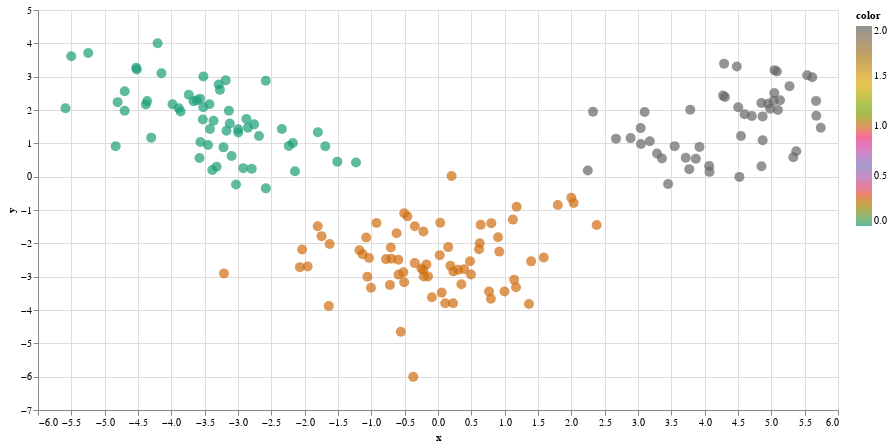

The notebook cell this image was saved under:
### Code cell
projector = LinearDiscriminantAnalysis(n_components=2)
wine_points = projector.fit_transform(wine_X,wine_y)
interactiveDraw(wine_points[:,0],wine_points[:,1],wine_y,wine_y)

### Figure 1 — Vega-Lite specification as saved in the notebook (floating-point values rounded to 4 significant figures; data arrays with more than 128 entries replaced by an {"elided": "..."} marker saying what was removed)
{"config": {"view": {"continuousWidth": 300, "continuousHeight": 300}}, "data": {"name": "data-dc524fdfd262bdd8e8f25c1566b931e4"}, "mark": {"type": "circle", "size": 100}, "encoding": {"color": {"field": "color", "scale": {"scheme": "dark2"}, "type": "quantitative"}, "tooltip": [{"field": "label", "type": "quantitative"}], "x": {"field": "x", "type": "quantitative"}, "y": {"field": "y", "type": "quantitative"}}, "height": 400, "params": [{"name": "param_7", "select": {"type": "interval", "encodings": ["x", "y"]}, "bind": "scales"}], "width": 800, "$schema": "https://vega.github.io/schema/vega-lite/v5.20.1.json", "datasets": {"data-dc524fdfd262bdd8e8f25c1566b931e4": {"elided": "178 records"}}}
